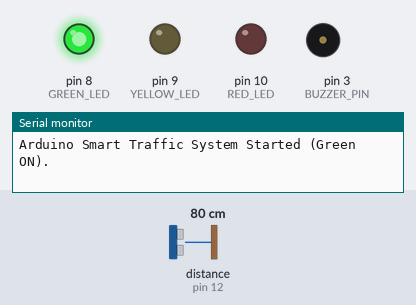
Simulated run of this sketch. Board: Arduino Uno, built with avr-gcc and run on an emulated ATmega328P. Parts: output pins drawn as LEDs (lit = HIGH), buzzer (waves = sounding), the last lines printed to the serial monitor. Wiring (inferred from the names in the program): ultrasonic range finder: trigger pin 11; echo pin 12. The inputs (shaded band) are chosen by the test bench; at power-on: distance to the obstacle (sensor on pin 12) 80 cm. The echo pulse lasts 58.3 µs per cm; pins used as bus, display or sensor lines are not drawn.

Above: at 1.2 s.
1.3 s: distance to the obstacle (sensor on pin 12) set to 55 cm
2.8 s: distance to the obstacle (sensor on pin 12) set to 48 cm
At 6.2 s:
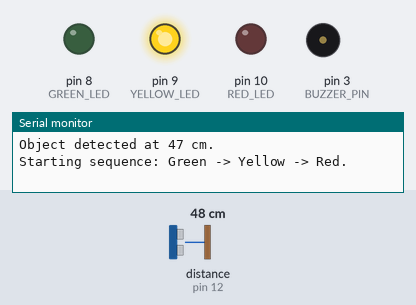
At 7.8 s:
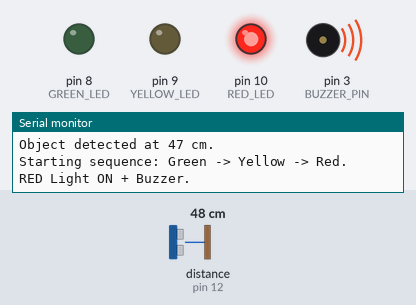
Timing chart, 0 to 14.3 s (numbered marks = the images above; inputs shaded):
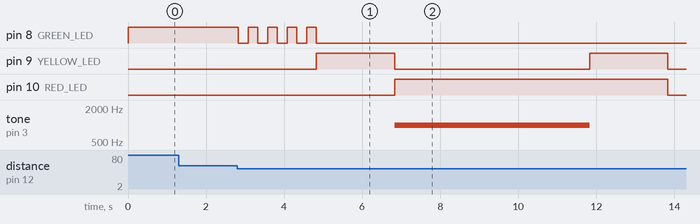

The sketch:

Distance_Detection.ino
```cpp
#define GREEN_LED 8
#define YELLOW_LED 9
#define RED_LED 10
#define TRIG_PIN 11
#define ECHO_PIN 12
#define BUZZER_PIN 3
const int DISTANCE_SEUIL_CM = 50;
const int DUREE_FEU_ROUGE = 5000;
void setup() {
  pinMode(GREEN_LED, OUTPUT);
  pinMode(YELLOW_LED, OUTPUT);
  pinMode(RED_LED, OUTPUT);
  pinMode(TRIG_PIN, OUTPUT);
  pinMode(ECHO_PIN, INPUT);
  pinMode(BUZZER_PIN, OUTPUT);
  digitalWrite(RED_LED, LOW);
  digitalWrite(YELLOW_LED, LOW);
  digitalWrite(GREEN_LED, HIGH);
  noTone(BUZZER_PIN);

  Serial.begin(9600);
  Serial.println("Arduino Smart Traffic System Started (Green ON).");
}
long getDistance() {
  digitalWrite(TRIG_PIN, LOW);
  delayMicroseconds(2);
  digitalWrite(TRIG_PIN, HIGH);
  delayMicroseconds(10);
  digitalWrite(TRIG_PIN, LOW);
  long duration = pulseIn(ECHO_PIN, HIGH, 30000);
  long distance = duration / 58;
  if (distance == 0) return 999;
  return distance;
}
void trafficSequence() {
  if (digitalRead(GREEN_LED) == LOW) {
    return;
  }

  Serial.println("Starting sequence: Green -> Yellow -> Red.");
  for (int i = 0; i < 4; i++) {
    digitalWrite(GREEN_LED, LOW);
    delay(250);
    digitalWrite(GREEN_LED, HIGH);
    delay(250);
  }
  digitalWrite(GREEN_LED, LOW);
  digitalWrite(YELLOW_LED, HIGH);
  delay(2000);
  digitalWrite(YELLOW_LED, LOW);
  digitalWrite(RED_LED, HIGH);
  Serial.println("RED Light ON + Buzzer.");
  unsigned long startTime = millis();
  while (millis() - startTime < DUREE_FEU_ROUGE) {
    tone(BUZZER_PIN, 1000);
    delay(100);
  }
  noTone(BUZZER_PIN);
  digitalWrite(YELLOW_LED, HIGH);
  delay(2000);
  digitalWrite(RED_LED, LOW);
  digitalWrite(YELLOW_LED, LOW);
}
void loop() {
  long distance = getDistance();
  bool objectDetected = distance <= DISTANCE_SEUIL_CM;
  if (objectDetected && digitalRead(GREEN_LED) == HIGH) {

    Serial.print("Object detected at ");
    Serial.print(distance);
    Serial.println(" cm.");

    trafficSequence();

  }
  else if (!objectDetected) {
    if (digitalRead(RED_LED) == LOW && digitalRead(YELLOW_LED) == LOW) {
       if (digitalRead(GREEN_LED) == LOW) {
           digitalWrite(GREEN_LED, HIGH);
           Serial.println("Path clear. Returning to Green.");
       }
    }
  }
  delay(100);
}
```

Measured:
- the behaviour switches between 52 and 51 cm on distance to the obstacle (sensor on pin 12) (found by bisection; images 0 and 1)
- after the input at 1.3 s, every drawn part: stays the same
- after the input at 2.8 s, pin 8 (GREEN_LED): alternates HIGH for 0.25 s and LOW for 0.25 s, 9 changes in all, then stays LOW, starting at once; pin 9 (YELLOW_LED): alternates HIGH for 2.0 s and LOW for 5.0 s, starting after 2.0 s
